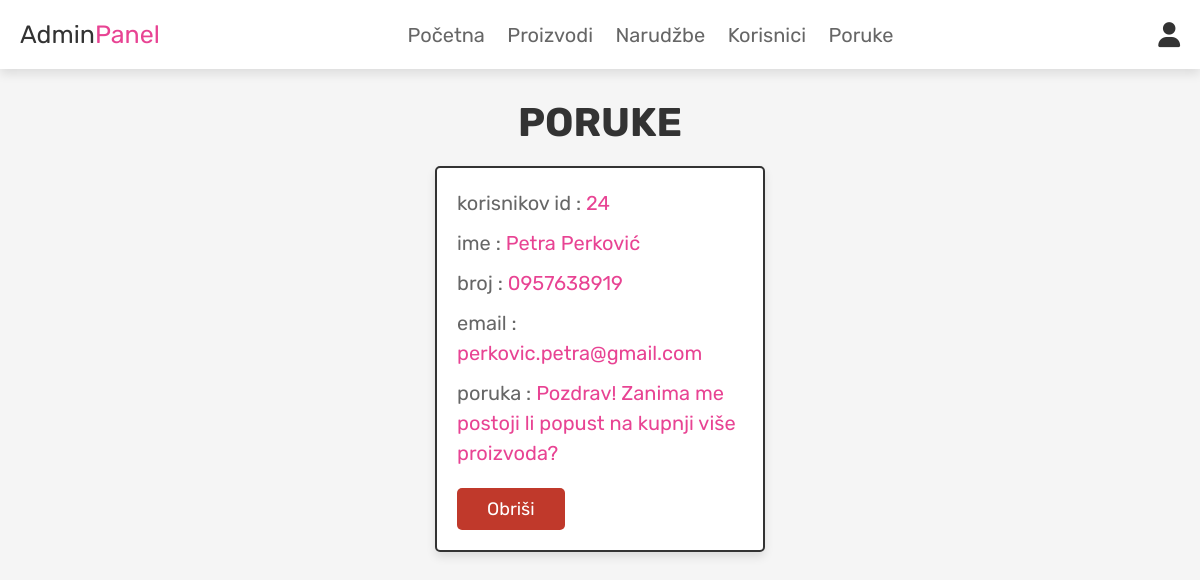
Page /admin_contacts.php (signed in) on the committed database.
### tables this page shows
CREATE TABLE `message` (
  `id` int(100) NOT NULL,
  `user_id` int(100) NOT NULL,
  `name` varchar(100) NOT NULL,
  `email` varchar(100) NOT NULL,
  `number` varchar(12) NOT NULL,
  `message` varchar(500) NOT NULL
);

### admin_contacts.php (the view, shortened to what this page needs)
<?php
@include 'config.php';
?>
<!DOCTYPE html>
<html lang="en">
<head>
   <link rel="stylesheet" href="https://cdnjs.cloudflare.com/ajax/libs/font-awesome/6.0.0/css/all.min.css">
   <link rel="stylesheet" href="css/admin_style.css">
</head>
<body>
<?php @include 'admin_header.php'; ?>
<section class="messages">
   <h1 class="title">poruke</h1>
   <div class="box-container">
      <?php
       $select_message = mysqli_query($conn, "SELECT * FROM `message`") or die('query failed');
       if(mysqli_num_rows($select_message) > 0){
          while($fetch_message = mysqli_fetch_assoc($select_message)){
      ?>
      <div class="box">
         <p>korisnikov id : <span><?php echo $fetch_message['user_id']; ?></span> </p>
         <p>ime : <span><?php echo $fetch_message['name']; ?></span> </p>
         <p>broj : <span><?php echo $fetch_message['number']; ?></span> </p>
         <p>email : <span><?php echo $fetch_message['email']; ?></span> </p>
         <p>poruka : <span><?php echo $fetch_message['message']; ?></span> </p>
         <a href="admin_contacts.php?delete=<?php echo $fetch_message['id']; ?>" onclick="return confirm('izbrisati ovu poruku?');" class="delete-btn">obriši</a>
      </div>
      <?php
         }
      }else{
         echo '<p class="empty">NEMA NOVIH PORUKA!</p>';
      }
      ?>
   </div>
</section>
</body>
</html>

### css/admin_style.css (style rules this page uses)
:root { --pink:#e84393; --red:#c0392b; --orange:#f39c12; --black:#333; --white:#fff; --light-color:#666; --light-white:#ccc; --light-bg:#f5f5f5; --border:.2rem solid var(--black); --box-shadow:0 .5rem 1rem rgba(0,0,0,.1); }
* { font-family: 'Rubik', sans-serif; margin:0; padding:0; box-sizing: border-box; outline: none; border:none; text-decoration: none; transition:all .2s linear; }
html { font-size: 62.5%; overflow-x: hidden; scroll-behavior: smooth; scroll-padding-top: 6.5rem; }
body { background: var(--light-bg); }
section { padding:3rem 2rem; }
.title { text-align: center; margin-bottom: 2rem; color:var(--black); text-transform: uppercase; font-size: 4rem; }
.btn, .delete-btn, .option-btn { display: inline-block; border-radius: .5rem; margin-top: 1rem; font-size: 1.8rem; color:var(--white); cursor: pointer; padding:1rem 3rem; text-transform: capitalize; }
.delete-btn { background-color: var(--red); }
.messages .box-container { display: grid; grid-template-columns: repeat(auto-fit, 33rem); gap:1.5rem; align-items: flex-start; max-width: 1200px; margin: 0 auto; justify-content: center; }
.messages .box-container .box { padding:2rem; border:var(--border); background-color: var(--white); box-shadow: var(--box-shadow); border-radius: .5rem; }
.messages .box-container .box p { font-size: 2rem; color:var(--light-color); margin-bottom: 1rem; line-height: 1.5; }
.messages .box-container .box p span { color:var(--pink); }

### rows in the picture
message: user "24", name "Petra Perković", number "0957638919", email "perkovic.petra@gmail.com", message "Pozdrav! Zanima me postoji li popust na kupnji više proizvoda?"
